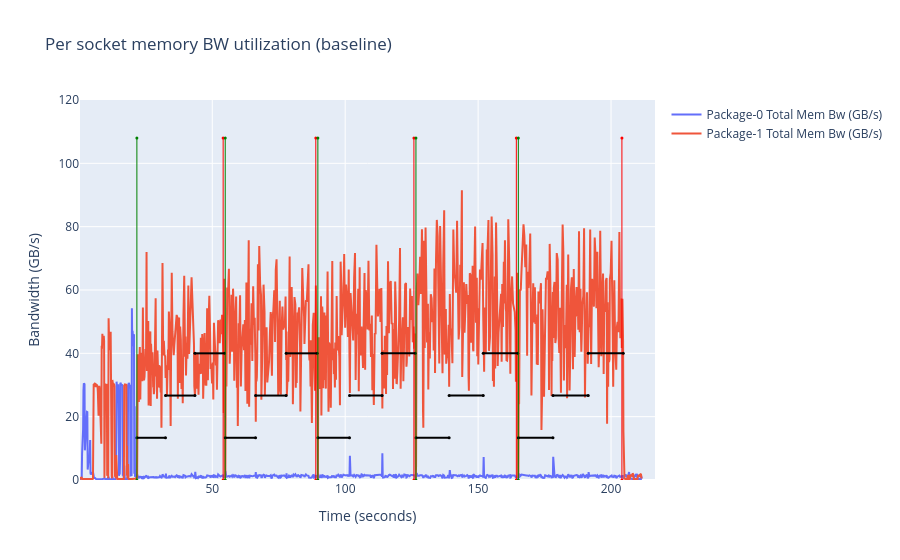
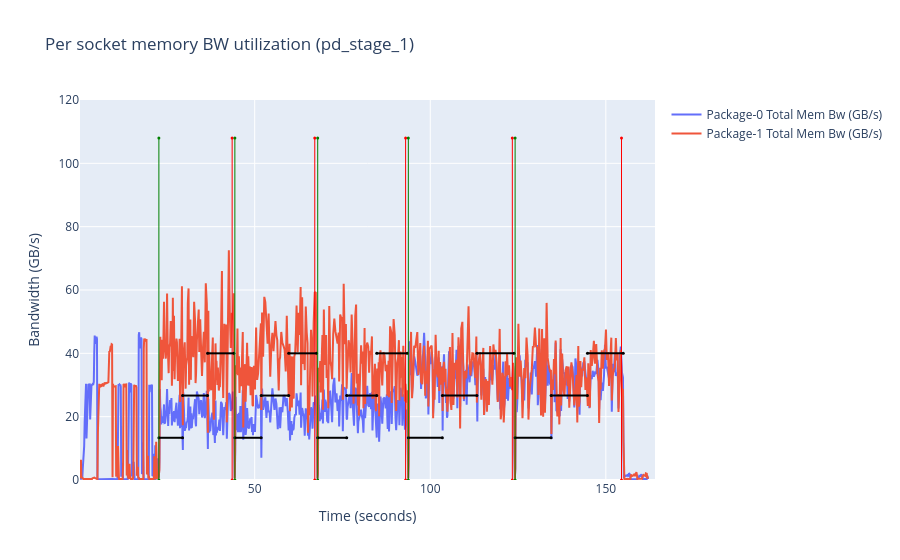
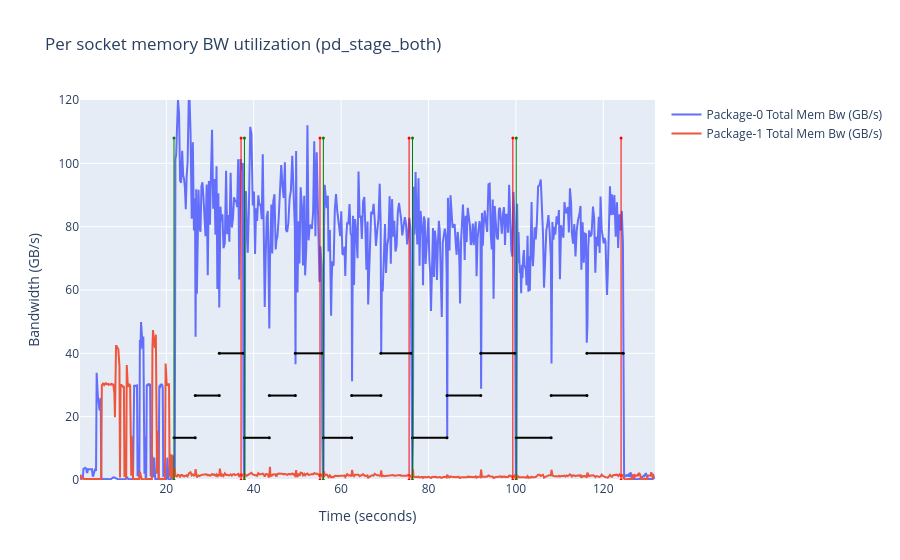

The code cell stored with these charts, in order, in its notebook:
### Code cell
def total_mem_bw(data: pd.DataFrame, timestamps: pd.DataFrame) -> go.Figure:
    fig = go.Figure()
    max_y_bw: int = 120
    time_axis = data['Timestamp'].dt.total_seconds()
    y_values = sorted([col for col in data.columns if 'Total Mem Bw' in col])
    max_y = 0
    for y_val in y_values:
        max_y = max(max_y, data[y_val].max())
        fig.add_trace(go.Scatter(x=time_axis, y=data[y_val], mode='lines', name=y_val))

    fig.update_layout(title='Per socket memory BW utilization', xaxis_title='Time (seconds)', yaxis_title='Bandwidth (GB/s)')
    fig.update_yaxes(range=[0, max_y_bw])

    # start/end of warmup + iterations of specific selectivity
    df_timestamps = timestamps[timestamps['label'].str.contains("sel_")]
    add_timestamp_start_end_bars(fig, df_timestamps)
    df_query_timestamps = timestamps[timestamps['label'].str.contains("query_")]
    add_query_start_end_bars(fig, df_query_timestamps)
    return fig

if baseline:
    baseline_membw_fig = total_mem_bw(df_baseline, ts_baseline)
    baseline_membw_fig.update_layout(title='Per socket memory BW utilization (baseline)')
    baseline_membw_fig.show()

if pd_max:
    pd_max_membw_fig = total_mem_bw(df_pd_max, ts_pd_max)
    pd_max_membw_fig.update_layout(title='Per socket memory BW utilization (pd_max)')
    pd_max_membw_fig.show()

if pd_dop4:
    pd_dop4_membw_fig = total_mem_bw(df_pd_dop4, ts_pd_dop4)
    pd_dop4_membw_fig.update_layout(title='Per socket memory BW utilization (pd_dop4)')
    pd_dop4_membw_fig.show()


if pd_stage_1:
    pd_stage_1_membw_fig = total_mem_bw(df_pd_stage_1, ts_pd_stage_1)
    pd_stage_1_membw_fig.update_layout(title='Per socket memory BW utilization (pd_stage_1)')
    pd_stage_1_membw_fig.show()

if pd_stage_both:
    pd_stage_both_membw_fig = total_mem_bw(df_pd_stage_both, ts_pd_stage_both)
    pd_stage_both_membw_fig.update_layout(title='Per socket memory BW utilization (pd_stage_both)')
    pd_stage_both_membw_fig.show()

### Figure 1 — Plotly figure (JSON) as saved in the notebook; plotly's stock layout.template omitted (floating-point values rounded to 4 significant figures; data arrays with more than 128 entries replaced by an {"elided": "..."} marker saying what was removed)
{"data": [{"mode": "lines", "name": "Package-0 Total Mem Bw (GB/s)", "type": "scatter", "x": {"elided": "991 float values"}, "y": {"elided": "991 float values"}}, {"mode": "lines", "name": "Package-1 Total Mem Bw (GB/s)", "type": "scatter", "x": {"elided": "991 float values"}, "y": {"elided": "991 float values"}}, {"hoverinfo": "text", "hovertext": ["start sel_0.000100", "start sel_0.000100"], "marker": {"color": "green", "size": 3}, "mode": "markers", "showlegend": false, "type": "scatter", "x": [21.64, 21.64], "y": [0, 108]}, {"hoverinfo": "text", "hovertext": ["start sel_0.000100", "start sel_0.000100"], "marker": {"color": "red", "size": 3}, "mode": "markers", "showlegend": false, "type": "scatter", "x": [54.09, 54.09], "y": [0, 108]}, {"hoverinfo": "text", "hovertext": ["start sel_0.001000", "start sel_0.001000"], "marker": {"color": "green", "size": 3}, "mode": "markers", "showlegend": false, "type": "scatter", "x": [54.87, 54.87], "y": [0, 108]}, {"hoverinfo": "text", "hovertext": ["start sel_0.001000", "start sel_0.001000"], "marker": {"color": "red", "size": 3}, "mode": "markers", "showlegend": false, "type": "scatter", "x": [88.94, 88.94], "y": [0, 108]}, {"hoverinfo": "text", "hovertext": ["start sel_0.010000", "start sel_0.010000"], "marker": {"color": "green", "size": 3}, "mode": "markers", "showlegend": false, "type": "scatter", "x": [89.72, 89.72], "y": [0, 108]}, {"hoverinfo": "text", "hovertext": ["start sel_0.010000", "start sel_0.010000"], "marker": {"color": "red", "size": 3}, "mode": "markers", "showlegend": false, "type": "scatter", "x": [125.8, 125.8], "y": [0, 108]}, {"hoverinfo": "text", "hovertext": ["start sel_0.100000", "start sel_0.100000"], "marker": {"color": "green", "size": 3}, "mode": "markers", "showlegend": false, "type": "scatter", "x": [126.6, 126.6], "y": [0, 108]}, {"hoverinfo": "text", "hovertext": ["start sel_0.100000", "start sel_0.100000"], "marker": {"color": "red", "size": 3}, "mode": "markers", "showlegend": false, "type": "scatter", "x": [164.4, 164.4], "y": [0, 108]}, {"hoverinfo": "text", "hovertext": ["start sel_1.000000", "start sel_1.000000"], "marker": {"color": "green", "size": 3}, "mode": "markers", "showlegend": false, "type": "scatter", "x": [165.1, 165.1], "y": [0, 108]}, {"hoverinfo": "text", "hovertext": ["start sel_1.000000", "start sel_1.000000"], "marker": {"color": "red", "size": 3}, "mode": "markers", "showlegend": false, "type": "scatter", "x": [204.1, 204.1], "y": [0, 108]}, {"hoverinfo": "text", "hovertext": ["start query_warmup. Duration: 10.77s", "end query_warmup. Duration: 10.77s"], "marker": {"color": "black", "size": 3}, "mode": "markers", "showlegend": false, "type": "scatter", "x": [21.64, 32.41], "y": [13.33, 13.33]}, {"hoverinfo": "text", "hovertext": ["start query_iter_0. Duration: 11.06s", "end query_iter_0. Duration: 11.06s"], "marker": {"color": "black", "size": 3}, "mode": "markers", "showlegend": false, "type": "scatter", "x": [32.41, 43.47], "y": [26.67, 26.67]}, {"hoverinfo": "text", "hovertext": ["start query_iter_1. Duration: 11.12s", "end query_iter_1. Duration: 11.12s"], "marker": {"color": "black", "size": 3}, "mode": "markers", "showlegend": false, "type": "scatter", "x": [43.47, 54.59], "y": [40, 40]}, {"hoverinfo": "text", "hovertext": ["start query_warmup. Duration: 11.41s", "end query_warmup. Duration: 11.41s"], "marker": {"color": "black", "size": 3}, "mode": "markers", "showlegend": false, "type": "scatter", "x": [54.87, 66.28], "y": [13.33, 13.33]}, {"hoverinfo": "text", "hovertext": ["start query_iter_0. Duration: 11.51s", "end query_iter_0. Duration: 11.51s"], "marker": {"color": "black", "size": 3}, "mode": "markers", "showlegend": false, "type": "scatter", "x": [66.28, 77.8], "y": [26.67, 26.67]}, {"hoverinfo": "text", "hovertext": ["start query_iter_1. Duration: 11.64s", "end query_iter_1. Duration: 11.64s"], "marker": {"color": "black", "size": 3}, "mode": "markers", "showlegend": false, "type": "scatter", "x": [77.8, 89.44], "y": [40, 40]}, {"hoverinfo": "text", "hovertext": ["start query_warmup. Duration: 11.91s", "end query_warmup. Duration: 11.91s"], "marker": {"color": "black", "size": 3}, "mode": "markers", "showlegend": false, "type": "scatter", "x": [89.72, 101.6], "y": [13.33, 13.33]}, {"hoverinfo": "text", "hovertext": ["start query_iter_0. Duration: 12.26s", "end query_iter_0. Duration: 12.26s"], "marker": {"color": "black", "size": 3}, "mode": "markers", "showlegend": false, "type": "scatter", "x": [101.6, 113.9], "y": [26.67, 26.67]}, {"hoverinfo": "text", "hovertext": ["start query_iter_1. Duration: 12.46s", "end query_iter_1. Duration: 12.46s"], "marker": {"color": "black", "size": 3}, "mode": "markers", "showlegend": false, "type": "scatter", "x": [113.9, 126.3], "y": [40, 40]}, {"hoverinfo": "text", "hovertext": ["start query_warmup. Duration: 12.48s", "end query_warmup. Duration: 12.48s"], "marker": {"color": "black", "size": 3}, "mode": "markers", "showlegend": false, "type": "scatter", "x": [126.6, 139.1], "y": [13.33, 13.33]}, {"hoverinfo": "text", "hovertext": ["start query_iter_0. Duration: 12.83s", "end query_iter_0. Duration: 12.83s"], "marker": {"color": "black", "size": 3}, "mode": "markers", "showlegend": false, "type": "scatter", "x": [139.1, 151.9], "y": [26.67, 26.67]}, {"hoverinfo": "text", "hovertext": ["start query_iter_1. Duration: 12.95s", "end query_iter_1. Duration: 12.95s"], "marker": {"color": "black", "size": 3}, "mode": "markers", "showlegend": false, "type": "scatter", "x": [151.9, 164.9], "y": [40, 40]}, {"hoverinfo": "text", "hovertext": ["start query_warmup. Duration: 13.02s", "end query_warmup. Duration: 13.02s"], "marker": {"color": "black", "size": 3}, "mode": "markers", "showlegend": false, "type": "scatter", "x": [165.1, 178.2], "y": [13.33, 13.33]}, {"hoverinfo": "text", "hovertext": ["start query_iter_0. Duration: 13.28s", "end query_iter_0. Duration: 13.28s"], "marker": {"color": "black", "size": 3}, "mode": "markers", "showlegend": false, "type": "scatter", "x": [178.2, 191.4], "y": [26.67, 26.67]}, {"hoverinfo": "text", "hovertext": ["start query_iter_1. Duration: 13.16s", "end query_iter_1. Duration: 13.16s"], "marker": {"color": "black", "size": 3}, "mode": "markers", "showlegend": false, "type": "scatter", "x": [191.4, 204.6], "y": [40, 40]}], "layout": {"shapes": [{"line": {"color": "green", "width": 1}, "showlegend": false, "type": "line", "x0": 21.64, "x1": 21.64, "y0": 0, "y1": 108}, {"line": {"color": "red", "width": 1}, "showlegend": false, "type": "line", "x0": 54.09, "x1": 54.09, "y0": 0, "y1": 108}, {"line": {"color": "green", "width": 1}, "showlegend": false, "type": "line", "x0": 54.87, "x1": 54.87, "y0": 0, "y1": 108}, {"line": {"color": "red", "width": 1}, "showlegend": false, "type": "line", "x0": 88.94, "x1": 88.94, "y0": 0, "y1": 108}, {"line": {"color": "green", "width": 1}, "showlegend": false, "type": "line", "x0": 89.72, "x1": 89.72, "y0": 0, "y1": 108}, {"line": {"color": "red", "width": 1}, "showlegend": false, "type": "line", "x0": 125.8, "x1": 125.8, "y0": 0, "y1": 108}, {"line": {"color": "green", "width": 1}, "showlegend": false, "type": "line", "x0": 126.6, "x1": 126.6, "y0": 0, "y1": 108}, {"line": {"color": "red", "width": 1}, "showlegend": false, "type": "line", "x0": 164.4, "x1": 164.4, "y0": 0, "y1": 108}, {"line": {"color": "green", "width": 1}, "showlegend": false, "type": "line", "x0": 165.1, "x1": 165.1, "y0": 0, "y1": 108}, {"line": {"color": "red", "width": 1}, "showlegend": false, "type": "line", "x0": 204.1, "x1": 204.1, "y0": 0, "y1": 108}, {"line": {"color": "black", "width": 2}, "showlegend": false, "type": "line", "x0": 21.64, "x1": 32.41, "y0": 13.33, "y1": 13.33}, {"line": {"color": "black", "width": 2}, "showlegend": false, "type": "line", "x0": 32.41, "x1": 43.47, "y0": 26.67, "y1": 26.67}, {"line": {"color": "black", "width": 2}, "showlegend": false, "type": "line", "x0": 43.47, "x1": 54.59, "y0": 40, "y1": 40}, {"line": {"color": "black", "width": 2}, "showlegend": false, "type": "line", "x0": 54.87, "x1": 66.28, "y0": 13.33, "y1": 13.33}, {"line": {"color": "black", "width": 2}, "showlegend": false, "type": "line", "x0": 66.28, "x1": 77.8, "y0": 26.67, "y1": 26.67}, {"line": {"color": "black", "width": 2}, "showlegend": false, "type": "line", "x0": 77.8, "x1": 89.44, "y0": 40, "y1": 40}, {"line": {"color": "black", "width": 2}, "showlegend": false, "type": "line", "x0": 89.72, "x1": 101.6, "y0": 13.33, "y1": 13.33}, {"line": {"color": "black", "width": 2}, "showlegend": false, "type": "line", "x0": 101.6, "x1": 113.9, "y0": 26.67, "y1": 26.67}, {"line": {"color": "black", "width": 2}, "showlegend": false, "type": "line", "x0": 113.9, "x1": 126.3, "y0": 40, "y1": 40}, {"line": {"color": "black", "width": 2}, "showlegend": false, "type": "line", "x0": 126.6, "x1": 139.1, "y0": 13.33, "y1": 13.33}, {"line": {"color": "black", "width": 2}, "showlegend": false, "type": "line", "x0": 139.1, "x1": 151.9, "y0": 26.67, "y1": 26.67}, {"line": {"color": "black", "width": 2}, "showlegend": false, "type": "line", "x0": 151.9, "x1": 164.9, "y0": 40, "y1": 40}, {"line": {"color": "black", "width": 2}, "showlegend": false, "type": "line", "x0": 165.1, "x1": 178.2, "y0": 13.33, "y1": 13.33}, {"line": {"color": "black", "width": 2}, "showlegend": false, "type": "line", "x0": 178.2, "x1": 191.4, "y0": 26.67, "y1": 26.67}, {"line": {"color": "black", "width": 2}, "showlegend": false, "type": "line", "x0": 191.4, "x1": 204.6, "y0": 40, "y1": 40}], "title": {"text": "Per socket memory BW utilization (baseline)"}, "xaxis": {"title": {"text": "Time (seconds)"}}, "yaxis": {"range": [0, 120], "title": {"text": "Bandwidth (GB/s)"}}}}

### Figure 2 — Plotly figure (JSON) as saved in the notebook; plotly's stock layout.template omitted (floating-point values rounded to 4 significant figures; data arrays with more than 128 entries replaced by an {"elided": "..."} marker saying what was removed)
{"data": [{"mode": "lines", "name": "Package-0 Total Mem Bw (GB/s)", "type": "scatter", "x": {"elided": "821 float values"}, "y": {"elided": "821 float values"}}, {"mode": "lines", "name": "Package-1 Total Mem Bw (GB/s)", "type": "scatter", "x": {"elided": "821 float values"}, "y": {"elided": "821 float values"}}, {"hoverinfo": "text", "hovertext": ["start sel_0.000100", "start sel_0.000100"], "marker": {"color": "green", "size": 3}, "mode": "markers", "showlegend": false, "type": "scatter", "x": [22.71, 22.71], "y": [0, 108]}, {"hoverinfo": "text", "hovertext": ["start sel_0.000100", "start sel_0.000100"], "marker": {"color": "red", "size": 3}, "mode": "markers", "showlegend": false, "type": "scatter", "x": [43.58, 43.58], "y": [0, 108]}, {"hoverinfo": "text", "hovertext": ["start sel_0.001000", "start sel_0.001000"], "marker": {"color": "green", "size": 3}, "mode": "markers", "showlegend": false, "type": "scatter", "x": [44.35, 44.35], "y": [0, 108]}, {"hoverinfo": "text", "hovertext": ["start sel_0.001000", "start sel_0.001000"], "marker": {"color": "red", "size": 3}, "mode": "markers", "showlegend": false, "type": "scatter", "x": [67.11, 67.11], "y": [0, 108]}, {"hoverinfo": "text", "hovertext": ["start sel_0.010000", "start sel_0.010000"], "marker": {"color": "green", "size": 3}, "mode": "markers", "showlegend": false, "type": "scatter", "x": [67.94, 67.94], "y": [0, 108]}, {"hoverinfo": "text", "hovertext": ["start sel_0.010000", "start sel_0.010000"], "marker": {"color": "red", "size": 3}, "mode": "markers", "showlegend": false, "type": "scatter", "x": [92.97, 92.97], "y": [0, 108]}, {"hoverinfo": "text", "hovertext": ["start sel_0.100000", "start sel_0.100000"], "marker": {"color": "green", "size": 3}, "mode": "markers", "showlegend": false, "type": "scatter", "x": [93.76, 93.76], "y": [0, 108]}, {"hoverinfo": "text", "hovertext": ["start sel_0.100000", "start sel_0.100000"], "marker": {"color": "red", "size": 3}, "mode": "markers", "showlegend": false, "type": "scatter", "x": [123.4, 123.4], "y": [0, 108]}, {"hoverinfo": "text", "hovertext": ["start sel_1.000000", "start sel_1.000000"], "marker": {"color": "green", "size": 3}, "mode": "markers", "showlegend": false, "type": "scatter", "x": [124.2, 124.2], "y": [0, 108]}, {"hoverinfo": "text", "hovertext": ["start sel_1.000000", "start sel_1.000000"], "marker": {"color": "red", "size": 3}, "mode": "markers", "showlegend": false, "type": "scatter", "x": [154.5, 154.5], "y": [0, 108]}, {"hoverinfo": "text", "hovertext": ["start query_warmup. Duration: 6.74s", "end query_warmup. Duration: 6.74s"], "marker": {"color": "black", "size": 3}, "mode": "markers", "showlegend": false, "type": "scatter", "x": [22.71, 29.45], "y": [13.33, 13.33]}, {"hoverinfo": "text", "hovertext": ["start query_iter_0. Duration: 7.12s", "end query_iter_0. Duration: 7.12s"], "marker": {"color": "black", "size": 3}, "mode": "markers", "showlegend": false, "type": "scatter", "x": [29.45, 36.58], "y": [26.67, 26.67]}, {"hoverinfo": "text", "hovertext": ["start query_iter_1. Duration: 7.50s", "end query_iter_1. Duration: 7.50s"], "marker": {"color": "black", "size": 3}, "mode": "markers", "showlegend": false, "type": "scatter", "x": [36.58, 44.08], "y": [40, 40]}, {"hoverinfo": "text", "hovertext": ["start query_warmup. Duration: 7.49s", "end query_warmup. Duration: 7.49s"], "marker": {"color": "black", "size": 3}, "mode": "markers", "showlegend": false, "type": "scatter", "x": [44.35, 51.85], "y": [13.33, 13.33]}, {"hoverinfo": "text", "hovertext": ["start query_iter_0. Duration: 7.83s", "end query_iter_0. Duration: 7.83s"], "marker": {"color": "black", "size": 3}, "mode": "markers", "showlegend": false, "type": "scatter", "x": [51.85, 59.67], "y": [26.67, 26.67]}, {"hoverinfo": "text", "hovertext": ["start query_iter_1. Duration: 7.94s", "end query_iter_1. Duration: 7.94s"], "marker": {"color": "black", "size": 3}, "mode": "markers", "showlegend": false, "type": "scatter", "x": [59.67, 67.61], "y": [40, 40]}, {"hoverinfo": "text", "hovertext": ["start query_warmup. Duration: 8.25s", "end query_warmup. Duration: 8.25s"], "marker": {"color": "black", "size": 3}, "mode": "markers", "showlegend": false, "type": "scatter", "x": [67.94, 76.2], "y": [13.33, 13.33]}, {"hoverinfo": "text", "hovertext": ["start query_iter_0. Duration: 8.56s", "end query_iter_0. Duration: 8.56s"], "marker": {"color": "black", "size": 3}, "mode": "markers", "showlegend": false, "type": "scatter", "x": [76.2, 84.75], "y": [26.67, 26.67]}, {"hoverinfo": "text", "hovertext": ["start query_iter_1. Duration: 8.72s", "end query_iter_1. Duration: 8.72s"], "marker": {"color": "black", "size": 3}, "mode": "markers", "showlegend": false, "type": "scatter", "x": [84.75, 93.47], "y": [40, 40]}, {"hoverinfo": "text", "hovertext": ["start query_warmup. Duration: 9.69s", "end query_warmup. Duration: 9.69s"], "marker": {"color": "black", "size": 3}, "mode": "markers", "showlegend": false, "type": "scatter", "x": [93.76, 103.4], "y": [13.33, 13.33]}, {"hoverinfo": "text", "hovertext": ["start query_iter_0. Duration: 9.85s", "end query_iter_0. Duration: 9.85s"], "marker": {"color": "black", "size": 3}, "mode": "markers", "showlegend": false, "type": "scatter", "x": [103.4, 113.3], "y": [26.67, 26.67]}, {"hoverinfo": "text", "hovertext": ["start query_iter_1. Duration: 10.59s", "end query_iter_1. Duration: 10.59s"], "marker": {"color": "black", "size": 3}, "mode": "markers", "showlegend": false, "type": "scatter", "x": [113.3, 123.9], "y": [40, 40]}, {"hoverinfo": "text", "hovertext": ["start query_warmup. Duration: 10.25s", "end query_warmup. Duration: 10.25s"], "marker": {"color": "black", "size": 3}, "mode": "markers", "showlegend": false, "type": "scatter", "x": [124.2, 134.4], "y": [13.33, 13.33]}, {"hoverinfo": "text", "hovertext": ["start query_iter_0. Duration: 10.35s", "end query_iter_0. Duration: 10.35s"], "marker": {"color": "black", "size": 3}, "mode": "markers", "showlegend": false, "type": "scatter", "x": [134.4, 144.8], "y": [26.67, 26.67]}, {"hoverinfo": "text", "hovertext": ["start query_iter_1. Duration: 10.19s", "end query_iter_1. Duration: 10.19s"], "marker": {"color": "black", "size": 3}, "mode": "markers", "showlegend": false, "type": "scatter", "x": [144.8, 155.0], "y": [40, 40]}], "layout": {"shapes": [{"line": {"color": "green", "width": 1}, "showlegend": false, "type": "line", "x0": 22.71, "x1": 22.71, "y0": 0, "y1": 108}, {"line": {"color": "red", "width": 1}, "showlegend": false, "type": "line", "x0": 43.58, "x1": 43.58, "y0": 0, "y1": 108}, {"line": {"color": "green", "width": 1}, "showlegend": false, "type": "line", "x0": 44.35, "x1": 44.35, "y0": 0, "y1": 108}, {"line": {"color": "red", "width": 1}, "showlegend": false, "type": "line", "x0": 67.11, "x1": 67.11, "y0": 0, "y1": 108}, {"line": {"color": "green", "width": 1}, "showlegend": false, "type": "line", "x0": 67.94, "x1": 67.94, "y0": 0, "y1": 108}, {"line": {"color": "red", "width": 1}, "showlegend": false, "type": "line", "x0": 92.97, "x1": 92.97, "y0": 0, "y1": 108}, {"line": {"color": "green", "width": 1}, "showlegend": false, "type": "line", "x0": 93.76, "x1": 93.76, "y0": 0, "y1": 108}, {"line": {"color": "red", "width": 1}, "showlegend": false, "type": "line", "x0": 123.4, "x1": 123.4, "y0": 0, "y1": 108}, {"line": {"color": "green", "width": 1}, "showlegend": false, "type": "line", "x0": 124.2, "x1": 124.2, "y0": 0, "y1": 108}, {"line": {"color": "red", "width": 1}, "showlegend": false, "type": "line", "x0": 154.5, "x1": 154.5, "y0": 0, "y1": 108}, {"line": {"color": "black", "width": 2}, "showlegend": false, "type": "line", "x0": 22.71, "x1": 29.45, "y0": 13.33, "y1": 13.33}, {"line": {"color": "black", "width": 2}, "showlegend": false, "type": "line", "x0": 29.45, "x1": 36.58, "y0": 26.67, "y1": 26.67}, {"line": {"color": "black", "width": 2}, "showlegend": false, "type": "line", "x0": 36.58, "x1": 44.08, "y0": 40, "y1": 40}, {"line": {"color": "black", "width": 2}, "showlegend": false, "type": "line", "x0": 44.35, "x1": 51.85, "y0": 13.33, "y1": 13.33}, {"line": {"color": "black", "width": 2}, "showlegend": false, "type": "line", "x0": 51.85, "x1": 59.67, "y0": 26.67, "y1": 26.67}, {"line": {"color": "black", "width": 2}, "showlegend": false, "type": "line", "x0": 59.67, "x1": 67.61, "y0": 40, "y1": 40}, {"line": {"color": "black", "width": 2}, "showlegend": false, "type": "line", "x0": 67.94, "x1": 76.2, "y0": 13.33, "y1": 13.33}, {"line": {"color": "black", "width": 2}, "showlegend": false, "type": "line", "x0": 76.2, "x1": 84.75, "y0": 26.67, "y1": 26.67}, {"line": {"color": "black", "width": 2}, "showlegend": false, "type": "line", "x0": 84.75, "x1": 93.47, "y0": 40, "y1": 40}, {"line": {"color": "black", "width": 2}, "showlegend": false, "type": "line", "x0": 93.76, "x1": 103.4, "y0": 13.33, "y1": 13.33}, {"line": {"color": "black", "width": 2}, "showlegend": false, "type": "line", "x0": 103.4, "x1": 113.3, "y0": 26.67, "y1": 26.67}, {"line": {"color": "black", "width": 2}, "showlegend": false, "type": "line", "x0": 113.3, "x1": 123.9, "y0": 40, "y1": 40}, {"line": {"color": "black", "width": 2}, "showlegend": false, "type": "line", "x0": 124.2, "x1": 134.4, "y0": 13.33, "y1": 13.33}, {"line": {"color": "black", "width": 2}, "showlegend": false, "type": "line", "x0": 134.4, "x1": 144.8, "y0": 26.67, "y1": 26.67}, {"line": {"color": "black", "width": 2}, "showlegend": false, "type": "line", "x0": 144.8, "x1": 155.0, "y0": 40, "y1": 40}], "title": {"text": "Per socket memory BW utilization (pd_stage_1)"}, "xaxis": {"title": {"text": "Time (seconds)"}}, "yaxis": {"range": [0, 120], "title": {"text": "Bandwidth (GB/s)"}}}}

### Figure 3 — Plotly figure (JSON) as saved in the notebook; plotly's stock layout.template omitted (floating-point values rounded to 4 significant figures; data arrays with more than 128 entries replaced by an {"elided": "..."} marker saying what was removed)
{"data": [{"mode": "lines", "name": "Package-0 Total Mem Bw (GB/s)", "type": "scatter", "x": {"elided": "670 float values"}, "y": {"elided": "670 float values"}}, {"mode": "lines", "name": "Package-1 Total Mem Bw (GB/s)", "type": "scatter", "x": {"elided": "670 float values"}, "y": {"elided": "670 float values"}}, {"hoverinfo": "text", "hovertext": ["start sel_0.000100", "start sel_0.000100"], "marker": {"color": "green", "size": 3}, "mode": "markers", "showlegend": false, "type": "scatter", "x": [21.75, 21.75], "y": [0, 108]}, {"hoverinfo": "text", "hovertext": ["start sel_0.000100", "start sel_0.000100"], "marker": {"color": "red", "size": 3}, "mode": "markers", "showlegend": false, "type": "scatter", "x": [37.1, 37.1], "y": [0, 108]}, {"hoverinfo": "text", "hovertext": ["start sel_0.001000", "start sel_0.001000"], "marker": {"color": "green", "size": 3}, "mode": "markers", "showlegend": false, "type": "scatter", "x": [37.87, 37.87], "y": [0, 108]}, {"hoverinfo": "text", "hovertext": ["start sel_0.001000", "start sel_0.001000"], "marker": {"color": "red", "size": 3}, "mode": "markers", "showlegend": false, "type": "scatter", "x": [55.17, 55.17], "y": [0, 108]}, {"hoverinfo": "text", "hovertext": ["start sel_0.010000", "start sel_0.010000"], "marker": {"color": "green", "size": 3}, "mode": "markers", "showlegend": false, "type": "scatter", "x": [55.94, 55.94], "y": [0, 108]}, {"hoverinfo": "text", "hovertext": ["start sel_0.010000", "start sel_0.010000"], "marker": {"color": "red", "size": 3}, "mode": "markers", "showlegend": false, "type": "scatter", "x": [75.56, 75.56], "y": [0, 108]}, {"hoverinfo": "text", "hovertext": ["start sel_0.100000", "start sel_0.100000"], "marker": {"color": "green", "size": 3}, "mode": "markers", "showlegend": false, "type": "scatter", "x": [76.34, 76.34], "y": [0, 108]}, {"hoverinfo": "text", "hovertext": ["start sel_0.100000", "start sel_0.100000"], "marker": {"color": "red", "size": 3}, "mode": "markers", "showlegend": false, "type": "scatter", "x": [99.31, 99.31], "y": [0, 108]}, {"hoverinfo": "text", "hovertext": ["start sel_1.000000", "start sel_1.000000"], "marker": {"color": "green", "size": 3}, "mode": "markers", "showlegend": false, "type": "scatter", "x": [100.1, 100.1], "y": [0, 108]}, {"hoverinfo": "text", "hovertext": ["start sel_1.000000", "start sel_1.000000"], "marker": {"color": "red", "size": 3}, "mode": "markers", "showlegend": false, "type": "scatter", "x": [124.1, 124.1], "y": [0, 108]}, {"hoverinfo": "text", "hovertext": ["start query_warmup. Duration: 4.86s", "end query_warmup. Duration: 4.86s"], "marker": {"color": "black", "size": 3}, "mode": "markers", "showlegend": false, "type": "scatter", "x": [21.75, 26.61], "y": [13.33, 13.33]}, {"hoverinfo": "text", "hovertext": ["start query_iter_0. Duration: 5.50s", "end query_iter_0. Duration: 5.50s"], "marker": {"color": "black", "size": 3}, "mode": "markers", "showlegend": false, "type": "scatter", "x": [26.61, 32.12], "y": [26.67, 26.67]}, {"hoverinfo": "text", "hovertext": ["start query_iter_1. Duration: 5.48s", "end query_iter_1. Duration: 5.48s"], "marker": {"color": "black", "size": 3}, "mode": "markers", "showlegend": false, "type": "scatter", "x": [32.12, 37.6], "y": [40, 40]}, {"hoverinfo": "text", "hovertext": ["start query_warmup. Duration: 5.69s", "end query_warmup. Duration: 5.69s"], "marker": {"color": "black", "size": 3}, "mode": "markers", "showlegend": false, "type": "scatter", "x": [37.87, 43.57], "y": [13.33, 13.33]}, {"hoverinfo": "text", "hovertext": ["start query_iter_0. Duration: 5.96s", "end query_iter_0. Duration: 5.96s"], "marker": {"color": "black", "size": 3}, "mode": "markers", "showlegend": false, "type": "scatter", "x": [43.57, 49.53], "y": [26.67, 26.67]}, {"hoverinfo": "text", "hovertext": ["start query_iter_1. Duration: 6.14s", "end query_iter_1. Duration: 6.14s"], "marker": {"color": "black", "size": 3}, "mode": "markers", "showlegend": false, "type": "scatter", "x": [49.53, 55.67], "y": [40, 40]}, {"hoverinfo": "text", "hovertext": ["start query_warmup. Duration: 6.48s", "end query_warmup. Duration: 6.48s"], "marker": {"color": "black", "size": 3}, "mode": "markers", "showlegend": false, "type": "scatter", "x": [55.94, 62.42], "y": [13.33, 13.33]}, {"hoverinfo": "text", "hovertext": ["start query_iter_0. Duration: 6.68s", "end query_iter_0. Duration: 6.68s"], "marker": {"color": "black", "size": 3}, "mode": "markers", "showlegend": false, "type": "scatter", "x": [62.42, 69.1], "y": [26.67, 26.67]}, {"hoverinfo": "text", "hovertext": ["start query_iter_1. Duration: 6.96s", "end query_iter_1. Duration: 6.96s"], "marker": {"color": "black", "size": 3}, "mode": "markers", "showlegend": false, "type": "scatter", "x": [69.1, 76.06], "y": [40, 40]}, {"hoverinfo": "text", "hovertext": ["start query_warmup. Duration: 7.89s", "end query_warmup. Duration: 7.89s"], "marker": {"color": "black", "size": 3}, "mode": "markers", "showlegend": false, "type": "scatter", "x": [76.34, 84.23], "y": [13.33, 13.33]}, {"hoverinfo": "text", "hovertext": ["start query_iter_0. Duration: 7.73s", "end query_iter_0. Duration: 7.73s"], "marker": {"color": "black", "size": 3}, "mode": "markers", "showlegend": false, "type": "scatter", "x": [84.23, 91.96], "y": [26.67, 26.67]}, {"hoverinfo": "text", "hovertext": ["start query_iter_1. Duration: 7.84s", "end query_iter_1. Duration: 7.84s"], "marker": {"color": "black", "size": 3}, "mode": "markers", "showlegend": false, "type": "scatter", "x": [91.96, 99.81], "y": [40, 40]}, {"hoverinfo": "text", "hovertext": ["start query_warmup. Duration: 7.99s", "end query_warmup. Duration: 7.99s"], "marker": {"color": "black", "size": 3}, "mode": "markers", "showlegend": false, "type": "scatter", "x": [100.1, 108.1], "y": [13.33, 13.33]}, {"hoverinfo": "text", "hovertext": ["start query_iter_0. Duration: 8.18s", "end query_iter_0. Duration: 8.18s"], "marker": {"color": "black", "size": 3}, "mode": "markers", "showlegend": false, "type": "scatter", "x": [108.1, 116.3], "y": [26.67, 26.67]}, {"hoverinfo": "text", "hovertext": ["start query_iter_1. Duration: 8.32s", "end query_iter_1. Duration: 8.32s"], "marker": {"color": "black", "size": 3}, "mode": "markers", "showlegend": false, "type": "scatter", "x": [116.3, 124.6], "y": [40, 40]}], "layout": {"shapes": [{"line": {"color": "green", "width": 1}, "showlegend": false, "type": "line", "x0": 21.75, "x1": 21.75, "y0": 0, "y1": 108}, {"line": {"color": "red", "width": 1}, "showlegend": false, "type": "line", "x0": 37.1, "x1": 37.1, "y0": 0, "y1": 108}, {"line": {"color": "green", "width": 1}, "showlegend": false, "type": "line", "x0": 37.87, "x1": 37.87, "y0": 0, "y1": 108}, {"line": {"color": "red", "width": 1}, "showlegend": false, "type": "line", "x0": 55.17, "x1": 55.17, "y0": 0, "y1": 108}, {"line": {"color": "green", "width": 1}, "showlegend": false, "type": "line", "x0": 55.94, "x1": 55.94, "y0": 0, "y1": 108}, {"line": {"color": "red", "width": 1}, "showlegend": false, "type": "line", "x0": 75.56, "x1": 75.56, "y0": 0, "y1": 108}, {"line": {"color": "green", "width": 1}, "showlegend": false, "type": "line", "x0": 76.34, "x1": 76.34, "y0": 0, "y1": 108}, {"line": {"color": "red", "width": 1}, "showlegend": false, "type": "line", "x0": 99.31, "x1": 99.31, "y0": 0, "y1": 108}, {"line": {"color": "green", "width": 1}, "showlegend": false, "type": "line", "x0": 100.1, "x1": 100.1, "y0": 0, "y1": 108}, {"line": {"color": "red", "width": 1}, "showlegend": false, "type": "line", "x0": 124.1, "x1": 124.1, "y0": 0, "y1": 108}, {"line": {"color": "black", "width": 2}, "showlegend": false, "type": "line", "x0": 21.75, "x1": 26.61, "y0": 13.33, "y1": 13.33}, {"line": {"color": "black", "width": 2}, "showlegend": false, "type": "line", "x0": 26.61, "x1": 32.12, "y0": 26.67, "y1": 26.67}, {"line": {"color": "black", "width": 2}, "showlegend": false, "type": "line", "x0": 32.12, "x1": 37.6, "y0": 40, "y1": 40}, {"line": {"color": "black", "width": 2}, "showlegend": false, "type": "line", "x0": 37.87, "x1": 43.57, "y0": 13.33, "y1": 13.33}, {"line": {"color": "black", "width": 2}, "showlegend": false, "type": "line", "x0": 43.57, "x1": 49.53, "y0": 26.67, "y1": 26.67}, {"line": {"color": "black", "width": 2}, "showlegend": false, "type": "line", "x0": 49.53, "x1": 55.67, "y0": 40, "y1": 40}, {"line": {"color": "black", "width": 2}, "showlegend": false, "type": "line", "x0": 55.94, "x1": 62.42, "y0": 13.33, "y1": 13.33}, {"line": {"color": "black", "width": 2}, "showlegend": false, "type": "line", "x0": 62.42, "x1": 69.1, "y0": 26.67, "y1": 26.67}, {"line": {"color": "black", "width": 2}, "showlegend": false, "type": "line", "x0": 69.1, "x1": 76.06, "y0": 40, "y1": 40}, {"line": {"color": "black", "width": 2}, "showlegend": false, "type": "line", "x0": 76.34, "x1": 84.23, "y0": 13.33, "y1": 13.33}, {"line": {"color": "black", "width": 2}, "showlegend": false, "type": "line", "x0": 84.23, "x1": 91.96, "y0": 26.67, "y1": 26.67}, {"line": {"color": "black", "width": 2}, "showlegend": false, "type": "line", "x0": 91.96, "x1": 99.81, "y0": 40, "y1": 40}, {"line": {"color": "black", "width": 2}, "showlegend": false, "type": "line", "x0": 100.1, "x1": 108.1, "y0": 13.33, "y1": 13.33}, {"line": {"color": "black", "width": 2}, "showlegend": false, "type": "line", "x0": 108.1, "x1": 116.3, "y0": 26.67, "y1": 26.67}, {"line": {"color": "black", "width": 2}, "showlegend": false, "type": "line", "x0": 116.3, "x1": 124.6, "y0": 40, "y1": 40}], "title": {"text": "Per socket memory BW utilization (pd_stage_both)"}, "xaxis": {"title": {"text": "Time (seconds)"}}, "yaxis": {"range": [0, 120], "title": {"text": "Bandwidth (GB/s)"}}}}
